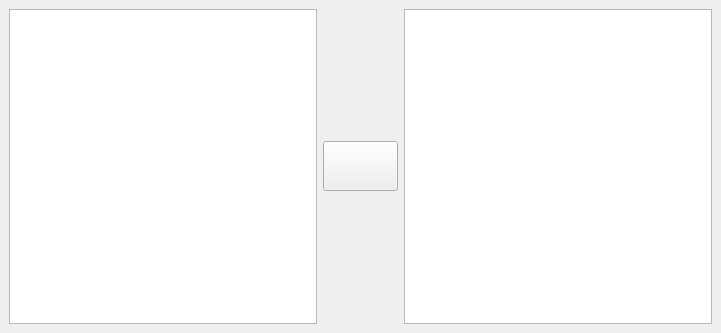
<?xml version="1.0" encoding="UTF-8"?>
<ui version="4.0">
 <class>MainWindow</class>
 <widget class="QMainWindow" name="MainWindow">
  <property name="geometry">
   <rect>
    <x>0</x>
    <y>0</y>
    <width>721</width>
    <height>333</height>
   </rect>
  </property>
  <property name="windowTitle">
   <string>Translataarrr</string>
  </property>
  <widget class="QWidget" name="centralwidget">
   <layout class="QHBoxLayout" name="horizontalLayout">
    <item>
     <layout class="QVBoxLayout" name="verticalLayout">
      <item>
       <widget class="QTextEdit" name="srcTextEdit"/>
      </item>
     </layout>
    </item>
    <item>
     <layout class="QVBoxLayout" name="verticalLayout_3">
      <item>
       <widget class="QPushButton" name="translateButton">
        <property name="minimumSize">
         <size>
          <width>75</width>
          <height>50</height>
         </size>
        </property>
        <property name="maximumSize">
         <size>
          <width>75</width>
          <height>50</height>
         </size>
        </property>
        <property name="toolTip">
         <string>Translate</string>
        </property>
        <property name="text">
         <string/>
        </property>
        <property name="icon">
         <iconset>
          <normaloff>images/flag.png</normaloff>images/flag.png</iconset>
        </property>
        <property name="iconSize">
         <size>
          <width>75</width>
          <height>50</height>
         </size>
        </property>
       </widget>
      </item>
     </layout>
    </item>
    <item>
     <layout class="QVBoxLayout" name="verticalLayout_2">
      <item>
       <widget class="QTextEdit" name="destTextEdit"/>
      </item>
     </layout>
    </item>
   </layout>
  </widget>
  <widget class="QMenuBar" name="menubar">
   <property name="geometry">
    <rect>
     <x>0</x>
     <y>0</y>
     <width>721</width>
     <height>22</height>
    </rect>
   </property>
  </widget>
 </widget>
 <resources/>
 <connections/>
</ui>
